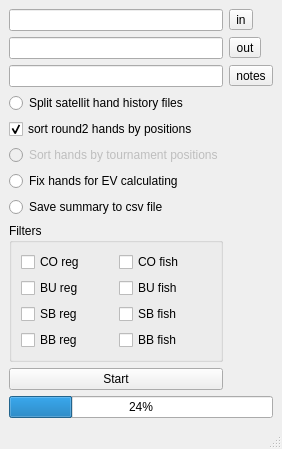
<?xml version="1.0" encoding="UTF-8"?>
<ui version="4.0">
 <class>MainWindow</class>
 <widget class="QMainWindow" name="MainWindow">
  <property name="geometry">
   <rect>
    <x>0</x>
    <y>0</y>
    <width>260</width>
    <height>410</height>
   </rect>
  </property>
  <property name="windowTitle">
   <string>HandProc</string>
  </property>
  <widget class="QWidget" name="centralwidget">
   <layout class="QVBoxLayout" name="verticalLayout">
    <property name="sizeConstraint">
     <enum>QLayout::SetFixedSize</enum>
    </property>
    <item>
     <layout class="QGridLayout" name="gridLayout">
      <item row="8" column="0">
       <widget class="QRadioButton" name="radioSort">
        <property name="enabled">
         <bool>false</bool>
        </property>
        <property name="text">
         <string>Sort hands by tournament positions</string>
        </property>
       </widget>
      </item>
      <item row="0" column="0">
       <widget class="QLineEdit" name="lineEditInput"/>
      </item>
      <item row="12" column="0">
       <layout class="QHBoxLayout" name="horizontalLayout">
        <item>
         <widget class="QPushButton" name="pushButtonStart">
          <property name="text">
           <string>Start</string>
          </property>
         </widget>
        </item>
       </layout>
      </item>
      <item row="11" column="0">
       <widget class="QGroupBox" name="groupBox">
        <property name="title">
         <string>Filters</string>
        </property>
        <layout class="QGridLayout" name="gridLayout_2">
         <item row="2" column="0">
          <widget class="QCheckBox" name="checkBoxBuReg">
           <property name="text">
            <string>BU reg</string>
           </property>
          </widget>
         </item>
         <item row="4" column="0">
          <widget class="QCheckBox" name="checkBoxSbReg">
           <property name="text">
            <string>SB reg</string>
           </property>
          </widget>
         </item>
         <item row="5" column="0">
          <widget class="QCheckBox" name="checkBoxBbReg">
           <property name="text">
            <string>BB reg</string>
           </property>
          </widget>
         </item>
         <item row="5" column="1">
          <widget class="QCheckBox" name="checkBoxBbFish">
           <property name="text">
            <string>BB fish</string>
           </property>
          </widget>
         </item>
         <item row="4" column="1">
          <widget class="QCheckBox" name="checkBoxSbFish">
           <property name="text">
            <string>SB fish</string>
           </property>
          </widget>
         </item>
         <item row="2" column="1">
          <widget class="QCheckBox" name="checkBoxBuFish">
           <property name="text">
            <string>BU fish</string>
           </property>
          </widget>
         </item>
         <item row="1" column="0">
          <widget class="QCheckBox" name="checkBoxCoReg">
           <property name="text">
            <string>CO reg</string>
           </property>
          </widget>
         </item>
         <item row="1" column="1">
          <widget class="QCheckBox" name="checkBoxCoFish">
           <property name="text">
            <string>CO fish</string>
           </property>
          </widget>
         </item>
        </layout>
       </widget>
      </item>
      <item row="0" column="1">
       <widget class="QToolButton" name="toolButtonInput">
        <property name="text">
         <string>in</string>
        </property>
       </widget>
      </item>
      <item row="1" column="0">
       <widget class="QLineEdit" name="lineEditOutput"/>
      </item>
      <item row="1" column="1">
       <widget class="QToolButton" name="toolButtonOutput">
        <property name="text">
         <string>out</string>
        </property>
       </widget>
      </item>
      <item row="3" column="0">
       <widget class="QRadioButton" name="radioSplit">
        <property name="text">
         <string>Split satellit hand history files</string>
        </property>
       </widget>
      </item>
      <item row="9" column="0">
       <widget class="QRadioButton" name="radioEv">
        <property name="text">
         <string>Fix hands for EV calculating</string>
        </property>
       </widget>
      </item>
      <item row="10" column="0">
       <widget class="QRadioButton" name="radioCsv">
        <property name="text">
         <string>Save summary to csv file</string>
        </property>
       </widget>
      </item>
      <item row="2" column="0">
       <widget class="QLineEdit" name="lineEditNotes"/>
      </item>
      <item row="2" column="1">
       <widget class="QToolButton" name="toolButtonNotes">
        <property name="text">
         <string>notes</string>
        </property>
       </widget>
      </item>
      <item row="4" column="0">
       <widget class="QCheckBox" name="checkBoxSort">
        <property name="layoutDirection">
         <enum>Qt::LeftToRight</enum>
        </property>
        <property name="autoFillBackground">
         <bool>false</bool>
        </property>
        <property name="text">
         <string>sort round2 hands by positions</string>
        </property>
        <property name="checked">
         <bool>true</bool>
        </property>
       </widget>
      </item>
     </layout>
    </item>
    <item>
     <widget class="QProgressBar" name="progressBar">
      <property name="value">
       <number>24</number>
      </property>
     </widget>
    </item>
   </layout>
  </widget>
  <widget class="QStatusBar" name="statusbar"/>
 </widget>
 <resources/>
 <connections/>
</ui>
